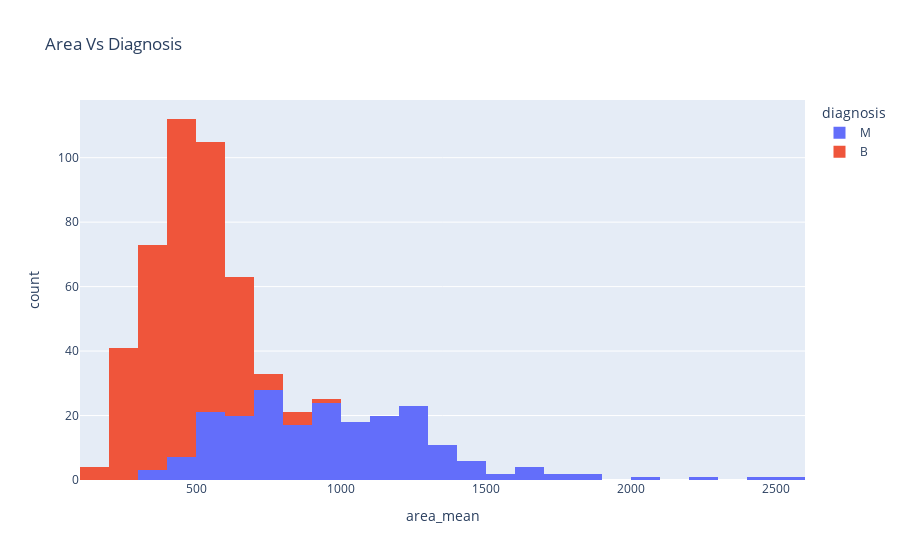

Here is the notebook cell this chart was saved with:
### Code cell
px.histogram(raw_df, x='area_mean', color='diagnosis', title='Area Vs Diagnosis')

### Figure 1 — Plotly figure (JSON) as saved in the notebook; plotly's stock layout.template omitted (floating-point values rounded to 4 significant figures; data arrays with more than 128 entries replaced by an {"elided": "..."} marker saying what was removed)
{"data": [{"alignmentgroup": "True", "bingroup": "x", "hovertemplate": "diagnosis=M<br>area_mean=%{x}<br>count=%{y}<extra></extra>", "legendgroup": "M", "marker": {"color": "#636efa", "pattern": {"shape": ""}}, "name": "M", "offsetgroup": "M", "orientation": "v", "showlegend": true, "type": "histogram", "x": {"elided": "212 float values"}, "xaxis": "x", "yaxis": "y"}, {"alignmentgroup": "True", "bingroup": "x", "hovertemplate": "diagnosis=B<br>area_mean=%{x}<br>count=%{y}<extra></extra>", "legendgroup": "B", "marker": {"color": "#EF553B", "pattern": {"shape": ""}}, "name": "B", "offsetgroup": "B", "orientation": "v", "showlegend": true, "type": "histogram", "x": {"elided": "357 float values"}, "xaxis": "x", "yaxis": "y"}], "layout": {"barmode": "relative", "legend": {"title": {"text": "diagnosis"}, "tracegroupgap": 0}, "title": {"text": "Area Vs Diagnosis"}, "xaxis": {"anchor": "y", "domain": [0, 1], "title": {"text": "area_mean"}}, "yaxis": {"anchor": "x", "domain": [0, 1], "title": {"text": "count"}}}}
